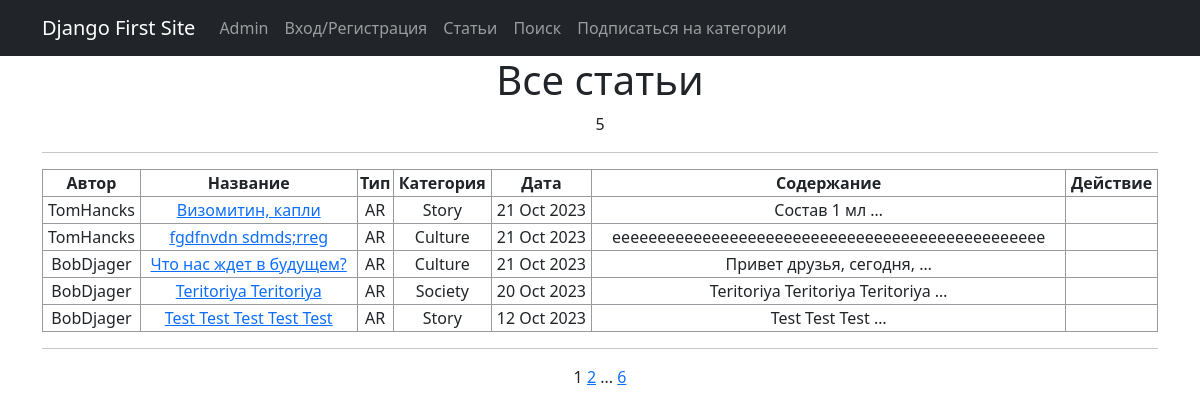
The page /news/ on the database as committed earlier.
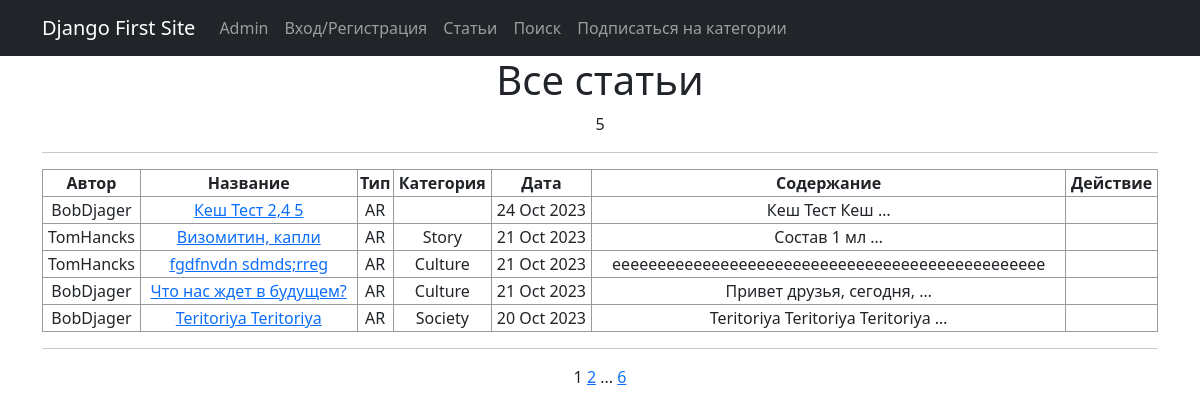
The same page on the database as committed later.
### news/models.py (models this page shows, shortened)
class Post(models.Model):
    news = 'NW'
    article = 'AR'
    CATEGORY_CHOICES = [
        (news, 'Новость'),
        (article, 'Статья')
    ]
    post_author = models.ForeignKey(Author, on_delete=models.CASCADE)
    category_type = models.CharField(max_length=2, choices=CATEGORY_CHOICES,
                                     default=article)
    post_date = models.DateTimeField(auto_now_add=True)
    post_category = models.ManyToManyField(Category, through='PostCategory')
    post_title = models.CharField(max_length=128)
    post_text = models.TextField()
    post_rating = models.SmallIntegerField(default=0)

class Author(models.Model):
    author_user = models.OneToOneField(User, on_delete=models.CASCADE)
    author_rating = models.SmallIntegerField(default=0)
    def __str__(self):
        return f'{self.author_user.username}'

class Category(models.Model):
    category_name = models.CharField(max_length=64, unique=True)
    subscribers = models.ManyToManyField(User, related_name='categories',
                                         default='')

### news/views.py (the view)
# urls.py: path('', cache_page(60)(PostList.as_view()), name='news'),  # 1m
class PostList(ListView):
    model = Post
    ordering = '-post_date'
    template_name = 'news.html'
    context_object_name = 'news'
    paginate_by = 5
    def get_context_data(self, **kwargs):
        context = super().get_context_data(**kwargs)
        return context

### news/templates/news/news.html (shortened to what this page needs)
{% extends 'flatpages/default.html' %}
{% load censor_filters %}
{% block content %}
<h1>Все статьи</h1>
{{ news|length }}
<hr>
{% if news|length %}
    <table>
        <tr>
            <th>Автор</th>
            <th>Название</th>
            <th>Тип</th>
            <th>Категория</th>
            <th>Дата</th>
            <th>Содержание</th>
            <th>Действие</th>
        </tr>
        {% for post in news %}
        <col>
            <td>{{ post.post_author}}</td>
            <td><a href="{% url 'post_detail' pk=post.id %}">{{ post.post_title }}</a></td>
            <td>{{ post.category_type }}</td>
            <td>
                    {% for cat in post.post_category.all %}
                        {{ cat.category_name }}
                    {% endfor %}
            </td>
            <td>{{ post.post_date|date:'d M Y'}}</td>
            <td>{{ post.post_text|truncatewords:3}}</td>
            <td>
            </td>
        {% endfor %}
    </table>
            <hr>
        {% else %}
            <h1>Извините на данный момент статей нет</h1>
{% endif %}
{{ page_obj.number }}
{% if page_obj.has_next %}
    <a href="?page={{ page_obj.next_page_number }}">{{ page_obj.next_page_number }}</a>
    {% if paginator.num_pages != page_obj.next_page_number %}
    ...
    <a href="?page={{ page_obj.paginator.num_pages }}">{{ page_obj.paginator.num_pages }}</a>
    {% endif %}
{% endif %}
{% endblock content %}

Rows that differ between the two databases and show on the page:
no longer on this page (row unchanged): Post: post_author "BobDjager", post_title "Test Test Test Test Test", category_type "AR", post_date "12 Oct 2023", post_text "Test Test Test …", Category (category_name "Story")
added Post: post_author "BobDjager", post_title "Кеш Тест 2,4 5", category_type "AR", post_date "24 Oct 2023", post_text "Кеш Тест Кеш …"
